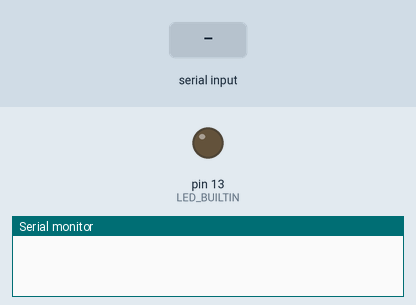
The sketch below on a simulated Arduino Uno, built with avr-gcc and run on an emulated ATmega328P. Shown: output pins drawn as LEDs (lit = HIGH), the last lines printed to the serial monitor. The test bench sets the inputs (shaded band).

Above: at 1.2 s.
1.3 s: "1" received over the second serial link
At 1.8 s:
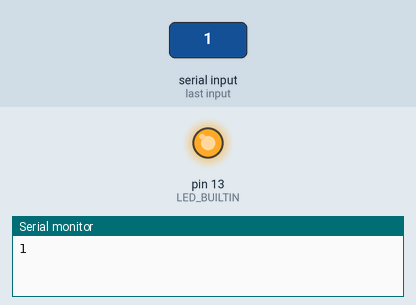
2.8 s: "0" received over the second serial link
At 4.2 s:
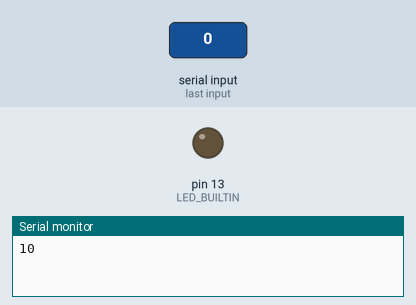
Timing chart, 0 to 5.8 s (numbered marks = the images above; inputs shaded):
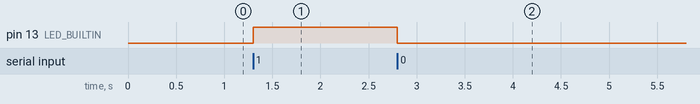

The sketch:

bluetooth.ino
```cpp
#include<SoftwareSerial.h>

/* Create object named bt of the class SoftwareSerial */
SoftwareSerial bt(2,3); /* (Rx,Tx) */

void setup() {
  bt.begin(9600);	/* Define baud rate for software serial communication */
  Serial.begin(9600);
  pinMode(LED_BUILTIN,OUTPUT);
}

bool state;

void loop() {

    if (bt.available())	/* If data is available on serial port */
    {
      char input = bt.read();
      Serial.print(input);
      if(input == '1'){
        digitalWrite(LED_BUILTIN,HIGH);
      }
      else{
        digitalWrite(LED_BUILTIN,LOW);
      }
    }
}
```

Measured:
- after the input at 1.3 s, pin 13 (LED_BUILTIN): LOW → HIGH at once
- after the input at 2.8 s, pin 13 (LED_BUILTIN): HIGH → LOW at once
